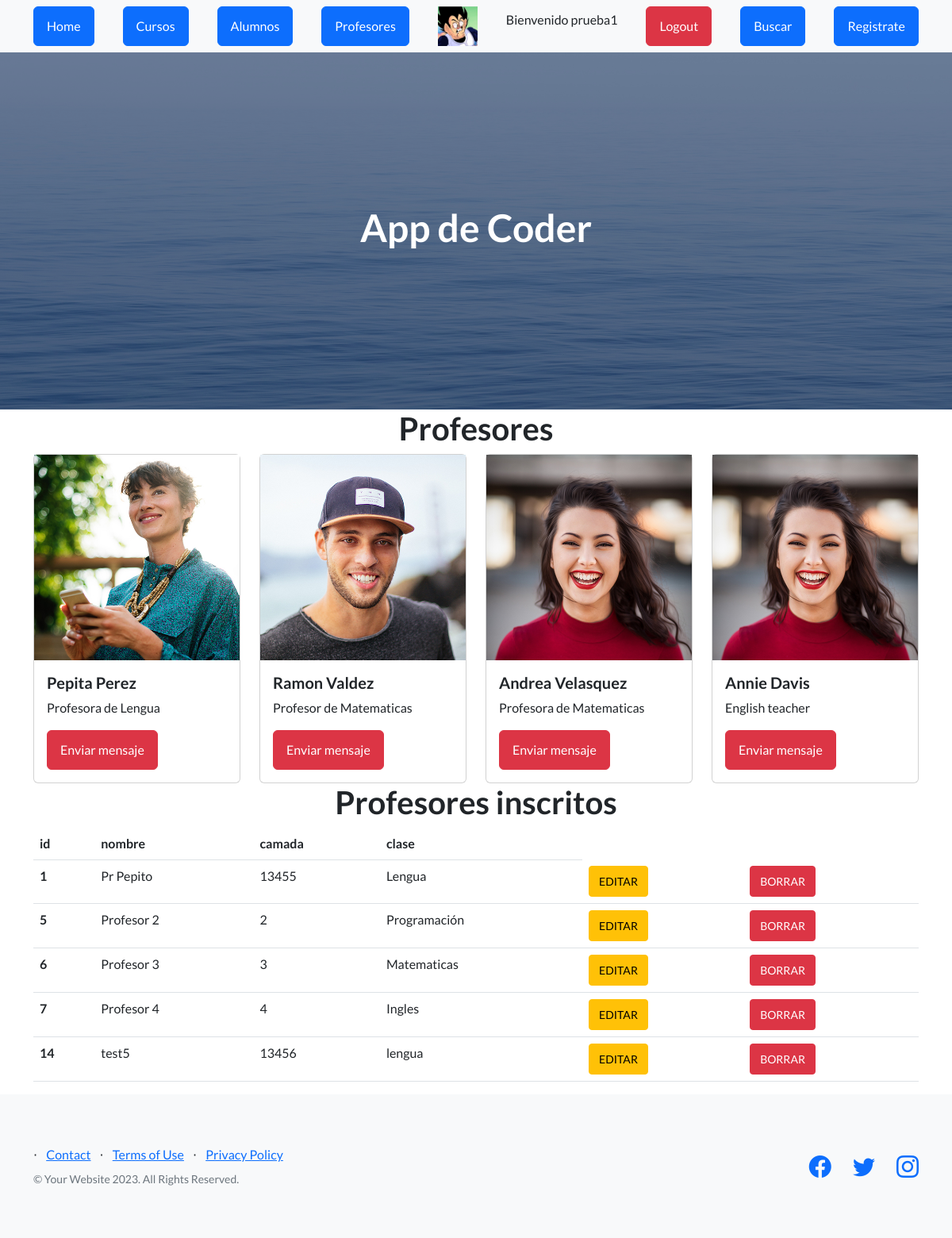
/AppCoder/profesores (signed in), run on the app's committed database.
### AppCoder/models.py (models this page shows, shortened)
class Profesores(models.Model):
   nombre = models.CharField(max_length=40)
   camada = models.IntegerField()
   clase=models.CharField(max_length=40)

### AppCoder/views.py (the view)
# urls.py: path("profesores", views.profesores ,name="profesores"),
def profesores(request):
    profesores = Profesores.objects.all()
    avatares= Avatar.objects.filter(user=request.user.id)
    if avatares.exists():
        return render(request, "profesores.html",{"profesores":profesores,"url":avatares[0].imagen.url})
    else:
        return render(request, "profesores.html",{"profesores":profesores})

### AppCoder/template/profesores.html
{% extends 'padre.html' %} {% load static %} {% block contenido %}
<main class="container">
  <h1 class="text-center">Profesores</h1>
  <div class="row">
    <div class="col-12 col-md-3">
      <div class="card">
        <img
          src="{% static 'AppCoder/assets/img/testimonials-3.jpg' %}"
          alt=""
        />
        <div class="card-body">
          <h5 class="card-title">Pepita Perez</h5>
          <p class="card-text">Profesora de Lengua</p>
          <a class="btn btn-danger" href="">Enviar mensaje</a>
        </div>
      </div>
    </div>
    <div class="col-12 col-md-3">
      <div class="card">
        <img
          src="{% static 'AppCoder/assets/img/testimonials-2.jpg' %}"
          alt=""
        />
        <div class="card-body">
          <h5 class="card-title">Ramon Valdez</h5>
          <p class="card-text">Profesor de Matematicas</p>
          <a class="btn btn-danger" href="">Enviar mensaje</a>
        </div>
      </div>
    </div>
    <div class="col-12 col-md-3">
      <div class="card">
        <img
          src="{% static 'AppCoder/assets/img/testimonials-1.jpg' %}"
          alt=""
        />
        <div class="card-body">
          <h5 class="card-title">Andrea Velasquez</h5>
          <p class="card-text">Profesora de Matematicas</p>
          <a class="btn btn-danger" href="">Enviar mensaje</a>
        </div>
      </div>
    </div>
    <div class="col-12 col-md-3">
      <div class="card">
        <img
          src="{% static 'AppCoder/assets/img/testimonials-1.jpg' %}"
          alt=""
        />
        <div class="card-body">
          <h5 class="card-title">Annie Davis</h5>
          <p class="card-text">English teacher</p>
          <a class="btn btn-danger" href="">Enviar mensaje</a>
        </div>
      </div>
    </div>
  </div>
  <div class="row">
    <div class="col 12 col-md-12">
      <h1 class="text-xl-center">Profesores inscritos</h1>
      <table class="table">
        <thead>
          <tr>
            <th>id</th>
            <th>nombre</th>
            <th>camada</th>
            <th>clase</th>
          </tr>
        </thead>
        <tbody>
          {% for n in profesores %}
          <tr>
            <th scope="row">{{n.id}}</th>
            <td>{{n.nombre}}</td>
            <td>{{n.camada}}</td>
            <td>{{n.clase}}</td>
            {% if request.user.is_authenticated %}
            <td><a href="{% url 'editar_profesor' n.id %}" class="btn btn-warning btn-sm">EDITAR</a></td>
            <td><a href="{% url 'elimina_profesor' n.id %}" class="btn btn-danger btn-sm">BORRAR</a></td>
            {% endif %}
          </tr>
          {% endfor %}
        </tbody>
      </table>
    </div>
  </div>
</main>
{% endblock %}

### AppCoder/template/padre.html (shortened to what this page needs)
<!DOCTYPE html>
<html lang="en">
    <head>
        {% load static %}
        <link href="https://cdn.jsdelivr.net/npm/bootstrap-icons@1.5.0/font/bootstrap-icons.css" rel="stylesheet" type="text/css" />
        <link href="{% static 'AppCoder/css/styles.css' %}" rel="stylesheet" />
    </head>
    <body>
        <nav class="navbar navbar-light bg-light static-top">
            <div class="container">
                <a class="btn btn-primary" href="{% url 'home' %}">Home</a>
                {% if request.user.is_authenticated %}
                <a class="btn btn-primary" href="{% url 'cursos' %}">Cursos</a>
                {% endif %}
                <a class="btn btn-primary" href="{% url 'alumnos' %}">Alumnos</a>
                <a class="btn btn-primary" href="{% url 'profesores' %}">Profesores</a>
                {% if request.user.is_authenticated %}
                    <img src="{{ url }}" alt="" width="50px" height="50px" >
                    <p>Bienvenido {{user.username}}</p>
                {% endif %}
                {% if request.user.is_authenticated %}
                <form method="post" action="{% url 'Logout' %}">
                    <button type="submit" class="btn btn-danger">Logout</button>
                </form>
                {% endif %}
                <a class="btn btn-primary" href="{% url 'buscar_curso' %}">Buscar</a>
                <a class="btn btn-primary" href="{% url 'Register' %}">Registrate</a>
            </div>
        </nav>
        <header class="masthead">
            <div class="container position-relative">
               <h1 class="text-center" style="color: white;">App de Coder</h1>
            </div>
        </header>
        {% block contenido %}
        {% endblock %}
        <footer class="footer bg-light">
            <div class="container">
                <div class="row">
                    <div class="col-lg-6 h-100 text-center text-lg-start my-auto">
                        <ul class="list-inline mb-2">
                            <li class="list-inline-item">⋅</li>
                            <li class="list-inline-item"><a href="#!">Contact</a></li>
                            <li class="list-inline-item">⋅</li>
                            <li class="list-inline-item"><a href="#!">Terms of Use</a></li>
                            <li class="list-inline-item">⋅</li>
                            <li class="list-inline-item"><a href="#!">Privacy Policy</a></li>
                        </ul>
                        <p class="text-muted small mb-4 mb-lg-0">&copy; Your Website 2023. All Rights Reserved.</p>
                    </div>
                    <div class="col-lg-6 h-100 text-center text-lg-end my-auto">
                        <ul class="list-inline mb-0">
                            <li class="list-inline-item me-4">
                                <a href="#!"><i class="bi-facebook fs-3"></i></a>
                            </li>
                            <li class="list-inline-item me-4">
                                <a href="#!"><i class="bi-twitter fs-3"></i></a>
                            </li>
                            <li class="list-inline-item">
                                <a href="#!"><i class="bi-instagram fs-3"></i></a>
                            </li>
                        </ul>
                    </div>
                </div>
            </div>
        </footer>
    </body>
</html>

### data on the page
Profesores: id "1", nombre "Pr Pepito", camada "13455", clase "Lengua"
Profesores: id "5", nombre "Profesor 2", camada "2", clase "Programación"
Profesores: id "6", nombre "Profesor 3", camada "3", clase "Matematicas"
Profesores: id "7", nombre "Profesor 4", camada "4", clase "Ingles"
Profesores: id "14", nombre "test5", camada "13456", clase "lengua"

### other printed values
{{ user.username }} "prueba1"
